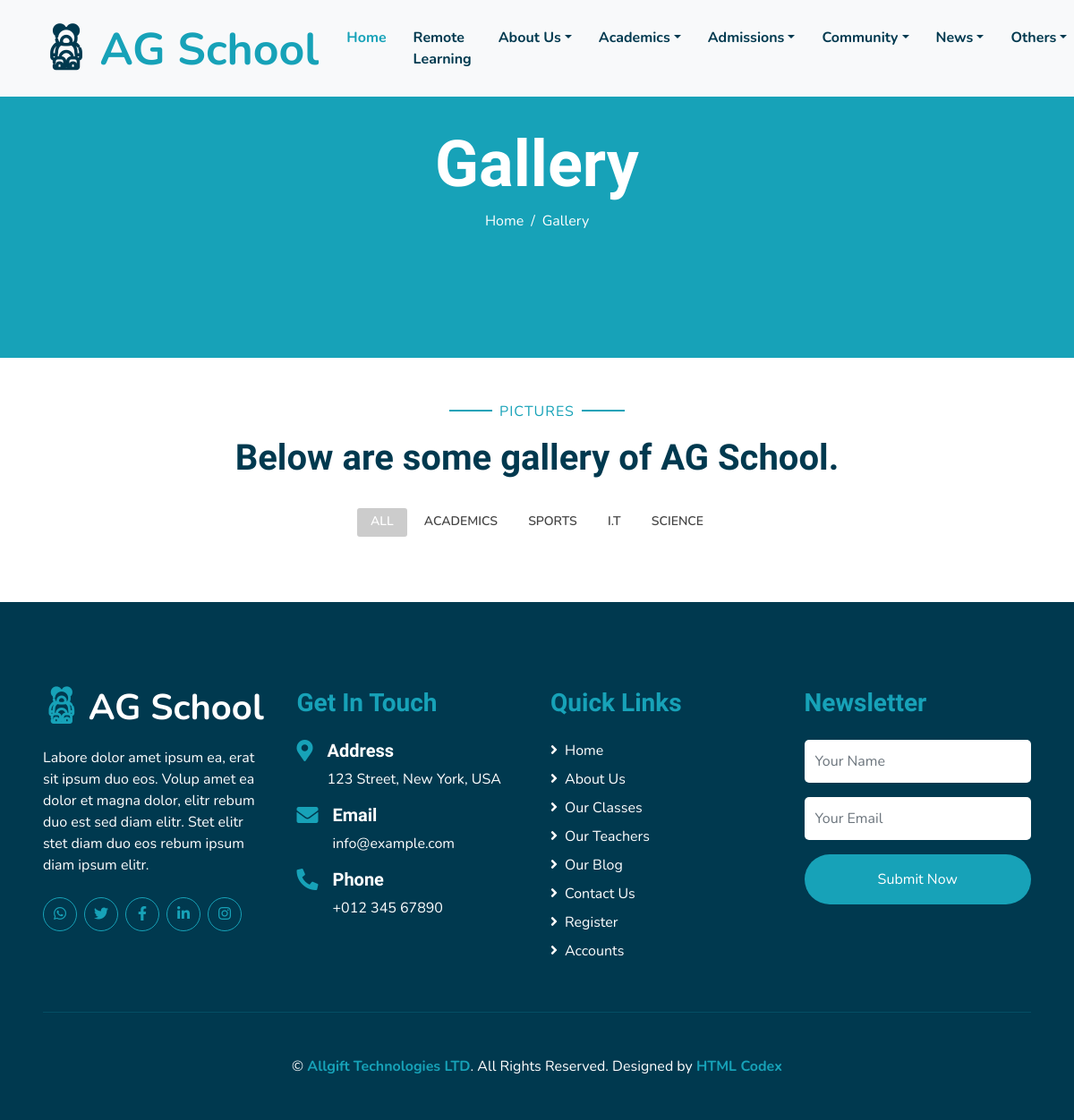
Page /gallery/ on the committed database.
### core/models.py (models this page shows, shortened)
class GalleryCategory(models.Model):
    category = models.CharField(max_length=50, choices=GALLERY_CATEGORY)

### core/views.py (the view)
# urls.py: path("gallery/", views.gallery, name='gallery'),
def gallery(request):
    gallery_cat = GalleryCategory.objects.all()
    galleries = Gallery.objects.all()
    context = {
        'galleries': galleries,
        'gallery_cat': gallery_cat
    }
    return render(request, 'core/gallery.html', context)

### templates/core/gallery.html (shortened to what this page needs)
{% extends 'base.html' %}
{% load static %}
{% block content %}
    <div class="container-fluid bg-primary mb-5">
      <div
        class="d-flex flex-column align-items-center justify-content-center"
        style="min-height: 400px"
      >
        <h3 class="display-3 font-weight-bold text-white">Gallery</h3>
        <div class="d-inline-flex text-white">
          <p class="m-0"><a class="text-white" href="{% url 'home' %}">Home</a></p>
          <p class="m-0 px-2">/</p>
          <p class="m-0">Gallery</p>
        </div>
      </div>
    </div>
    <section id="portfolio" class="portfolio">
      <div class="container" data-aos="fade-up">
        <div class="text-center pb-2">
          <p class="section-title px-5">
            <span class="px-2">PICTURES</span>
          </p>
          <h1 class="mb-4">Below are some gallery of AG School.</h1>
        </div>
        <div class="row" data-aos="fade-up" data-aos-delay="100">
          <div class="col-lg-12 d-flex justify-content-center">
            <ul id="portfolio-flters">
              <li data-filter="*" class="filter-active">All</li>
              {% for gallery in  gallery_cat %}
                <li data-filter=".filter-{{gallery.category}}">{{gallery.category}}</li>
              {% endfor %}
            </ul>
          </div>
        </div>
      </div>
    </section>
{% endblock content %}

### rows in the picture
GalleryCategory: category "ACADEMICS"
GalleryCategory: category "SPORTS"
GalleryCategory: category "I.T"
GalleryCategory: category "SCIENCE"
